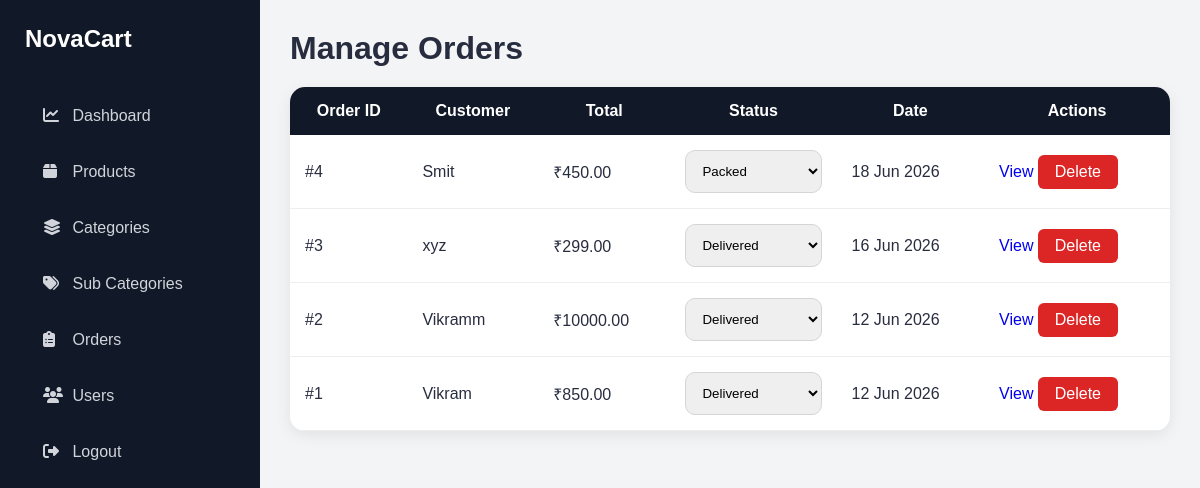
The app's page /dashboard/orders/ (signed in) with its own data.
### order/models.py (models this page shows, shortened)
class Order(models.Model):
    PAYMENT_CHOICES = (
        ('COD', 'Cash On Delivery'),
    )
    STATUS_CHOICES = (
        ('Pending', 'Pending'),
        ('Packed', 'Packed'),
        ('Shipped', 'Shipped'),
        ('Delivered', 'Delivered'),
    )
    user = models.ForeignKey(
        User,
        on_delete=models.CASCADE
    )
    full_name = models.CharField(
        max_length=100
    )
    phone = models.CharField(
        max_length=15
    )
    address = models.TextField()
    city = models.CharField(
        max_length=100
    )
    state = models.CharField(
        max_length=100
    )
    pincode = models.CharField(
        max_length=10
    )
    payment_method = models.CharField(
        max_length=20,
        choices=PAYMENT_CHOICES,
        default='COD'
    )
    total_price = models.DecimalField(
        max_digits=10,
        decimal_places=2
    )
    is_paid = models.BooleanField(
        default=False
    )
    status = models.CharField(
        max_length=20,
        choices=STATUS_CHOICES,
        default='Pending'
    )
    created_at = models.DateTimeField(
        auto_now_add=True
    )

### dashboard/views.py (the view)
@login_required
def admin_orders(request):
    if not request.user.is_staff:
        return redirect('profile')
    orders = Order.objects.all().order_by(
        '-created_at'
    )
    return render(
        request,
        'admin_orders.html',
        {
            'orders': orders
        }
    )

### store/context_processors.py (called while the page is built)
def categories_processor(request):
    return {
        'categories': Categories.objects.all()
    }

### templates/admin_orders.html (shortened to what this page needs)
{% extends 'dashboard_base.html' %}
{% block content %}
<div class="admin-header">
<h1>
    Manage Orders
</h1>
</div>
<div class="admin-table">
<table>
    <thead>
        <tr>
            <th>Order ID</th>
            <th>Customer</th>
            <th>Total</th>
            <th>Status</th>
            <th>Date</th>
            <th>Actions</th>
        </tr>
    </thead>
    <tbody>
        {% for order in orders %}
        <tr>
            <td>
                #{{ order.id }}
            </td>
            <td>
                {{ order.full_name }}
            </td>
            <td>
                ₹{{ order.total_price }}
            </td>
            <td>
                <form method="POST"
                      action="{% url 'update_order_status' order.id %}">
                    <select
                        name="status"
                        class="status-select"
                        onchange="this.form.submit()">
                        <option value="Packed"
                        {% if order.status == 'Packed' %}
                        selected
                        {% endif %}>
                            Packed
                        </option>
                        <option value="Delivered"
                        {% if order.status == 'Delivered' %}
                        selected
                        {% endif %}>
                            Delivered
                        </option>
                    </select>
                </form>
            </td>
            <td>
                {{ order.created_at|date:"d M Y" }}
            </td>
            <td>
                <a href="{% url 'order_details' order.id %}"
                   class="view-btn">
                    View
                </a>
                <a href="{% url 'delete_order' order.id %}"
                   class="delete-btn"
                   onclick="return confirm('Delete this order?')">
                    Delete
                </a>
            </td>
        </tr>
        {% empty %}
        <tr>
            <td colspan="6">
                No Orders Found
            </td>
        </tr>
        {% endfor %}
    </tbody>
</table>
</div>
{% endblock %}

### static/css/style.css (style rules this page uses)
* { margin:0; padding:0; box-sizing:border-box; }
body { font-family:'Poppins',sans-serif; background:#f5f5f6; color:#282c3f; min-height:100vh; }
a { text-decoration:none; }
form input, form select, form textarea { border:1px solid #d4d5d9 !important; border-radius:10px !important; padding:12px !important; width:100%; }
.admin-header { display:flex; justify-content:space-between; align-items:center; margin-bottom:20px; }
.admin-table { background:#fff; border-radius:15px; overflow:hidden; box-shadow:0 4px 15px rgba(0,0,0,0.08); }
.admin-table table { width:100%; border-collapse:collapse; }
.admin-table th { background:#111827; color:white; padding:15px; }
.admin-table td { padding:15px; border-bottom:1px solid #eee; }
.delete-btn { background:#dc2626; color:white; padding:8px 12px; border-radius:6px; text-decoration:none; }
.edit-btn, .delete-btn { display:inline-block; min-width:80px; text-align:center; }

### records on screen
Order: id "4", full_name "Smit", total_price "450.00", status "Packed", created_at "18 Jun 2026"
Order: id "3", full_name "xyz", total_price "299.00", status "Delivered", created_at "16 Jun 2026"
Order: id "2", full_name "Vikramm", total_price "10000.00", status "Delivered", created_at "12 Jun 2026"
Order: id "1", full_name "Vikram", total_price "850.00", status "Delivered", created_at "12 Jun 2026"
